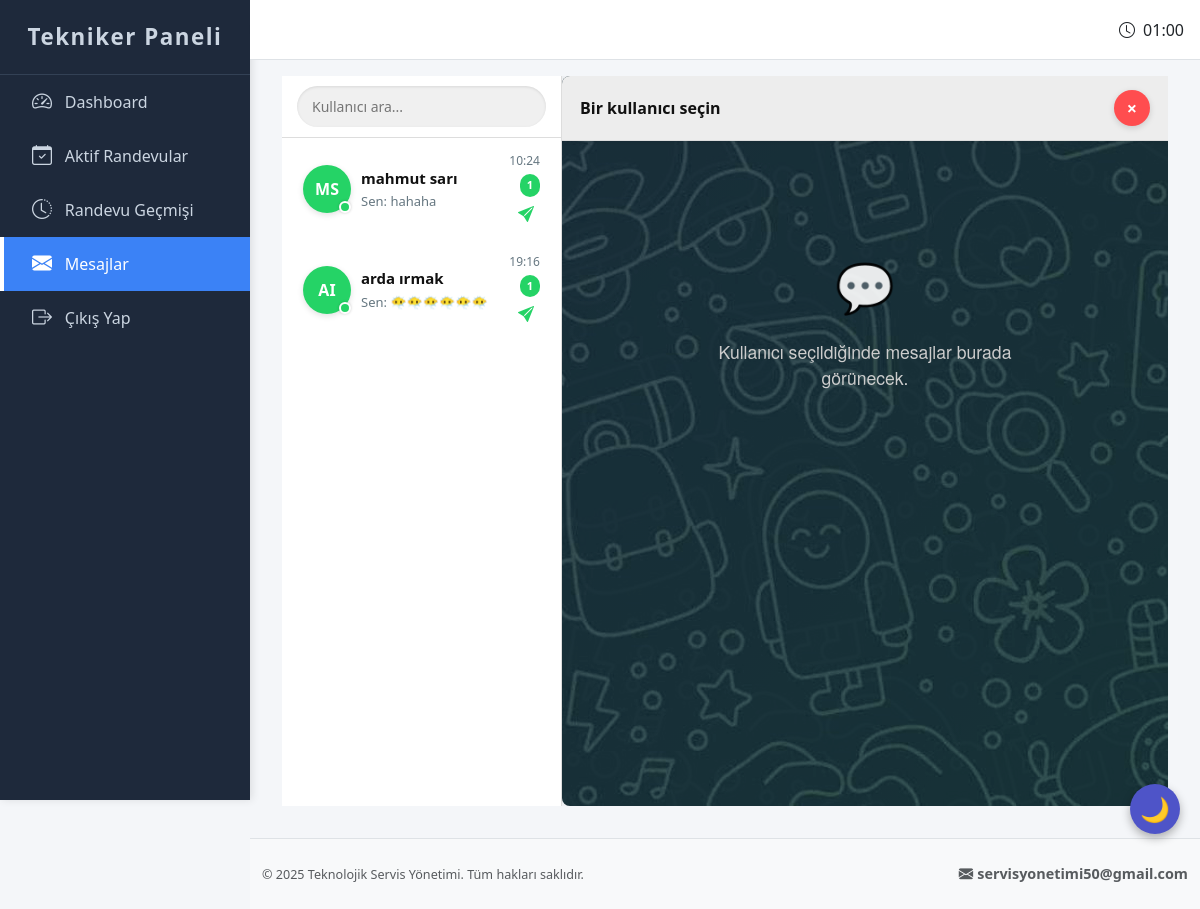
Page /technician/messages (signed in) on the committed database.
### app.py (models this page shows, shortened)
class User(UserMixin, db.Model):
    __tablename__ = 'users'
    id = db.Column(db.Integer, primary_key=True)
    ad = db.Column(db.String(50), nullable=False)
    soyad = db.Column(db.String(50), nullable=False)
    email = db.Column(db.String(100), unique=True, nullable=False)
    tc = db.Column(db.String(11), unique=True, nullable=False)
    telefon = db.Column(db.String(11), unique=True, nullable=False)
    dogum_tarihi = db.Column(db.Date, nullable=False)
    cinsiyet = db.Column(db.String(10), nullable=False)
    konum = db.Column(db.String(50))
    sifre = db.Column(db.String(255), nullable=False)
    kayit_tarihi = db.Column(db.DateTime, default=datetime.utcnow)

class Message(db.Model):
    __tablename__ = 'messages'
    id = db.Column(db.Integer, primary_key=True)
    user_id = db.Column(db.Integer, db.ForeignKey('users.id'), nullable=False)
    technician_id = db.Column(db.Integer, db.ForeignKey('technicians.id'), nullable=False)
    subject = db.Column(db.String(150), nullable=False)
    body = db.Column(db.Text, nullable=False)
    is_read = db.Column(db.Boolean, default=False)
    created_at = db.Column(db.DateTime, default=datetime.utcnow)
    sender_type = db.Column(db.String(20), nullable=False)  # 'user' veya 'technician' ekledik
    user = db.relationship('User', backref=db.backref('received_messages', lazy=True))
    technician = db.relationship('Technician', backref=db.backref('sent_messages', lazy=True))

### app.py (the view)
@app.route('/technician/messages')
@login_required
def technician_messages():
    if not current_user.get_id().startswith("tech-"):
        flash("Bu sayfaya erişim yetkiniz yok.", "danger")
        return redirect(url_for('index'))
    technician_id = get_current_user_real_id()
    approved_appointments = Appointment.query.filter_by(
        technician_id=technician_id,
        status="Onaylandı"
    ).all()
    user_ids = {appt.user_id for appt in approved_appointments}
    users_data = []
    if user_ids:
        users = User.query.filter(User.id.in_(user_ids)).all()
        for user in users:
            last_message = (
                Message.query
                .filter_by(user_id=user.id, technician_id=technician_id)
                .order_by(Message.created_at.desc())
                .first()
            )
            unread_count = (
                Message.query
                .filter_by(
                    user_id=user.id,
                    technician_id=technician_id,
                    sender_type='user',
                    is_read=False
                )
                .count()
            )
            users_data.append({
                'user': user,
                'last_message': last_message,
                'unread_count': unread_count
            })
        users_data.sort(
            key=lambda x: x['last_message'].created_at if x['last_message'] else datetime.min,
            reverse=True
        )
    return render_template(
        'technician_messages.html',
        users_data=users_data,
        TECHNICIAN_ID=technician_id
    )

### app.py (called while the page is built)
@login_manager.user_loader
def load_user(user_id):
    if user_id.startswith("user-"):
        return db.session.get(User, int(user_id[5:]))
    elif user_id.startswith("tech-"):
        return db.session.get(Technician, int(user_id[5:]))
    elif user_id.startswith("admin-"):
        return db.session.get(Admin, int(user_id[6:]))

def get_current_user_real_id():
    return int(current_user.get_id().split('-')[1])

    def get_id(self):
        return f"tech-{self.id}"

### templates/technician_messages.html (shortened to what this page needs)
{% extends "base_technician.html" %}
{% block head %}
<link rel="stylesheet" href="{{ url_for('static', filename='technician_messages.css') }}" />
{% endblock %}
{% block content %}
<div class="user-list-container">
<div class="user-list-wrapper">
  <div class="user-search">
    <input type="text" id="userSearchInput" placeholder="Kullanıcı ara..." />
  </div>
  <ul class="user-list" id="userListUl">
    {% for entry in users_data %}
      {% set user = entry.user %}
      {% set last_message = entry.last_message %}
      {% set unread_count = entry.unread_count %}
      <li class="user-list-item" data-user-id="{{ user.id }}" data-user-name="{{ user.ad }} {{ user.soyad }}">
        <div class="user-info-left">
          <div class="avatar" title="{{ user.ad }} {{ user.soyad }}">
            {{ user.ad[0]|upper }}{{ user.soyad[0]|upper }}
          </div>
          <div class="user-info">
            <div class="user-name" title="{{ user.ad }} {{ user.soyad }}">
              {{ user.ad }} {{ user.soyad }}
            </div>
            <div class="user-last-message" title="{% if last_message %}{{ last_message.body }}{% else %}Henüz mesaj yok{% endif %}">
              {% if last_message %}
                {% if last_message.sender_type == 'technician' %}
                  {{ last_message.body[:35] ~ ('...' if last_message.body|length > 35 else '') }}
                {% else %}
                  Sen: {{ last_message.body[:35] ~ ('...' if last_message.body|length > 35 else '') }}
                {% endif %}
              {% else %}
                Henüz mesaj yok
              {% endif %}
            </div>
          </div>
        </div>
        <div class="user-info-right">
          <span class="user-time">
            {% if last_message %}
              {{ last_message.created_at.strftime('%H:%M') }}
            {% else %}
              --:--
            {% endif %}
          </span>
          {% if unread_count > 0 %}
            <span class="user-unread-badge">{{ unread_count }}</span>
          {% else %}
            <span class="user-unread-badge d-none">0</span>
          {% endif %}
          <button class="btn-send-message" data-user-id="{{ user.id }}" data-user-name="{{ user.ad }} {{ user.soyad }}" title="Mesaj gönder">
            <i class="bi bi-send-fill"></i>
          </button>
        </div>
      </li>
    {% endfor %}
  </ul>
</div>
  <div class="chat-area">
    <div class="chat-header" id="chatWithTitle">
      <span>Bir kullanıcı seçin</span>
      <button type="button" class="close-chat-btn" id="closeChatBtn" aria-label="Sohbeti Kapat">&times;</button>
    </div>
    <div class="message-list" id="messageList">
     <div class="empty-placeholder">
  <div class="placeholder-icon">💬</div>
  <div class="placeholder-text">
    Kullanıcı seçildiğinde mesajlar burada görünecek.
  </div>
</div>
    </div>
  </div>
</div>
{% endblock %}

### static/base_technician.css (style rules this page uses)
:root { --sidebar-width: 250px; --sidebar-collapsed-width: 70px; --sidebar-bg: #1e293b; --sidebar-color: #cbd5e1; --sidebar-hover-bg: #334155; --sidebar-active-bg: #3b82f6; --sidebar-active-color: #ffffff; --transition-speed: 0.3s; --navbar-height: 60px; --footer-height: 50px; }
html, body { height: 100%; margin: 0; }
body { display: flex; flex-direction: column; min-height: 100vh; background-color: #f4f6f9; font-family: 'Segoe UI', Tahoma, Geneva, Verdana, sans-serif; }

### rows in the picture
User: ad "M", soyad "S", ad "mahmut", soyad "sarı"
Message: body "hahaha", created_at "10:24"
User: ad "A", soyad "I", ad "arda", soyad "ırmak"
Message: body "😶‍🌫️😶‍🌫️😶‍🌫️😶‍🌫️😶‍🌫️😶‍🌫️", created_at "19:16"

### other values in the picture
{{ unread_count }} "1" "1"
